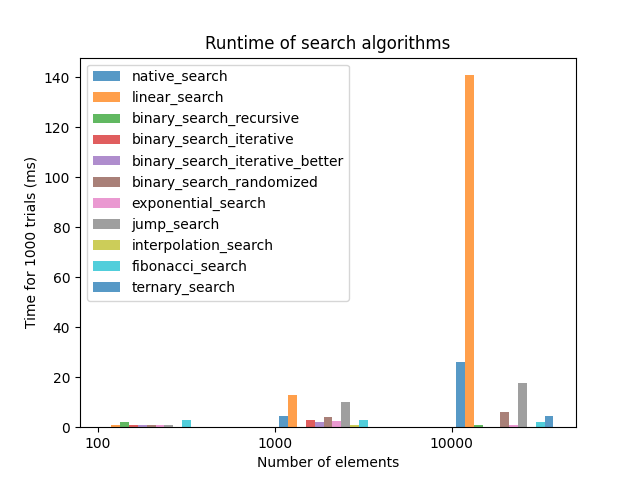

This figure's Python source:
# Analysis of Algorithms (CSCI 323)
# Summer 2024
# Assignment 1 - Empirical Analysis of Search Algorithms
# Sabrina Zheng

# Acknowledgements:
# I worked with class
# I used the following sites


from random import randint
from time import time
import pandas as pd
import math
import matplotlib.pyplot as plt


# [1] Define a function random_list(size) that  returns a list of size random numbers.
def random_list(size):
    numbers = [0] * size
    numbers[0] = randint(1, 100)
    for i in range(1, size):
        numbers[i] = numbers[i - 1] + randint(1, 100)
    return numbers


# [2] Define a function native_search(list, key) that wraps the built-in index function
def native_search(arr, key):
    return arr.index(key)


def linear_search(arr, key):
    for i in range(len(arr)):
        if arr[i] == key:
            return i
    return -1


def binary_search_rec(arr, key, low, high):
    while low <= high:
        mid = low + (high - low) // 2
        if arr[mid] == key:
            return mid
        elif arr[mid] < key:
            low = mid + 1
        else:
            high = mid - 1
    return -1


def binary_search_recursive(arr, key):
    return binary_search_rec(arr, key, 0, len(arr) - 1)


def binary_search_iterative_better(arr, key):
    l = 0
    r = len(arr) - 1
    while r - l > 1:
        m = l + (r - l) // 2
        if arr[m] <= key:
            l = m
        else:
            r = m
    if arr[l] == key:
        return l
    if arr[r] == key:
        return r
    return -1


def binary_search_iterative(arr, key):
    l, r = 0, len(arr) - 1
    while l <= r:
        m = int((l + r) / 2)
        if arr[m] == key:
            return m
        if arr[m] < key:
            l = m + 1
        else:
            r = m - 1
    return -1


def binary_search_randomized_rec(arr, key, l, r):
    if r >= l:
        mid = randint(l, r)
        if arr[mid] == key:
            return mid
        if arr[mid] > key:
            return binary_search_randomized_rec(arr, key, l, mid - 1)
        return binary_search_randomized_rec(arr, key, mid + 1, r)
    return -1


def binary_search_randomized(arr, key):
    return binary_search_randomized_rec(arr, key, 0, len(arr) - 1)


def exponential_search(arr, key):
    n = len(arr)
    if arr[0] == key:
        return 0
    i = 1
    while i < n and arr[i] <= key:
        i = i * 2
    return binary_search_rec(arr, key, i // 2, min(i, n - 1))


def jump_search(arr, key):
    n = len(arr)
    step = math.sqrt(n)
    prev = 0
    while arr[int(min(step, n) - 1)] < key:
        prev = step
        step += math.sqrt(n)
        if prev >= n:
            return -1
    while arr[int(prev)] < key:
        prev += 1
        if prev == min(step, n):
            return -1
    if arr[int(prev)] == key:
        return int(prev)
    return -1


def interpolation_search_rec(arr, key, lo, hi):
    if arr[lo] == arr[hi]:
        if key == arr[lo]:
            return lo
        else:
            return -1
    if lo <= hi and arr[lo] <= key <= arr[hi]:
        pos = int(lo + ((hi - lo) / float(arr[hi] - arr[lo])) * float((key - arr[lo])))
        if arr[pos] == key:
            return pos
        elif arr[pos] < key:
            return interpolation_search_rec(arr, key, pos + 1, hi)
        else:
            return interpolation_search_rec(arr, key, lo, pos - 1)
    return -1


def interpolation_search(arr, key):
    return interpolation_search_rec(arr, key, 0, len(arr) - 1)


def fibonacci_search(arr, key):
    n = len(arr)
    fibMMm2 = 0
    fibMMm1 = 1
    fibM = fibMMm2 + fibMMm1
    while fibM < n:
        fibMMm2 = fibMMm1
        fibMMm1 = fibM
        fibM = fibMMm2 + fibMMm1
    offset = -1
    while fibM > 1:
        i = min(offset + fibMMm2, n - 1)
        if arr[i] < key:
            fibM = fibMMm1
            fibMMm1 = fibMMm2
            fibMMm2 = fibM - fibMMm1
            offset = i
        elif arr[i] > key:
            fibM = fibMMm2
            fibMMm1 = fibMMm1 - fibMMm2
            fibMMm2 = fibM - fibMMm1
        else:
            return i
    if fibMMm1 and arr[n - 1] == key:
        return n - 1
    return -1


def ternary_search_rec(arr, key, l, r):
    if r >= l:
        mid1 = l + (r - l) // 3
        mid2 = r - (r - l) // 3
        if arr[mid1] == key:
            return mid1
        if arr[mid2] == key:
            return mid2
        if key < arr[mid1]:
            return ternary_search_rec(arr, key, l, mid1 - 1)
        elif key > arr[mid2]:
            return ternary_search_rec(arr, key, mid2 + 1, r)
        else:
            return ternary_search_rec(arr, key, mid1 + 1, mid2 - 1)
    return -1


def ternary_search(arr, key):
    return ternary_search_rec(arr, key, 0, len(arr) - 1)


def run_searches(searches, sizes, trials):
    dict_searches = {}
    for search in searches:
        dict_searches[search.__name__] = {}
    for size in sizes:
        for search in searches:
            dict_searches[search.__name__][size] = 0
        for trial in range(1, trials + 1):
            arr = random_list(size)
            idx = randint(0, size - 1)
            key = arr[idx]
            for search in searches:
                start_time = time()
                idx_found = search(arr, key)
                end_time = time()
                if idx_found != idx:
                    print(search.__name__, "wrong index found", arr, idx, idx_found)
                net_time = end_time - start_time
                dict_searches[search.__name__][size] += 1000 * net_time
    return dict_searches


def print_times(dict_searches):
    pd.set_option("display.max_rows", 500)
    pd.set_option("display.max_columns", 500)
    pd.set_option("display.width", 1000)
    df = pd.DataFrame.from_dict(dict_searches).T
    print(df)


# def plot_times(dict_searches, sizes, trials, searches, file_name):
#     search_num = 0
#     plt.xticks([j for j in range(len(sizes))], [str(size) for size in sizes])
#     for search in searches:
#         search_num += 1
#         d = dict_searches[search.__name__]
#         x_axis = [j + 0.05 * search_num for j in range(len(sizes))]
#         y_axis = [d[i] for i in sizes]
#         plt.bar(x_axis, y_axis, width=0.05, alpha=0.75, label=search.__name__)
#     plt.legend()
#     plt.title("Runtime of search algorithms")
#     plt.xlabel("Number of elements")
#     plt.ylabel(f"Time for {trials} trials (ms)")
#     plt.savefig(file_name)
#     plt.show()
#
#
# def main():
#     searches = [native_search, linear_search, binary_search_recursive, binary_search_iterative,
#                 binary_search_iterative_better, binary_search_randomized, exponential_search, jump_search,
#                 interpolation_search, fibonacci_search, ternary_search]
#     size = [100, 1000, 10000]
#     trials = 1000
#     dict_searches = run_searches(searches, size, trials)
#     print_times(dict_searches)
#     plot_times(dict_searches, size, trials, searches, file_name="Assignment1.png")
#
#
# if __name__ == '__main__':
#     main()

def plot_times(desc, dict_algs, sizes, trials, algs, file_name):
    alg_num = 0
    plt.xticks([j for j in range(len(sizes))], [str(size) for size in sizes])
    for alg in algs:
        alg_num += 1
        d = dict_algs[alg.__name__]
        x_axis = [j + 0.05 * alg_num for j in range(len(sizes))]
        y_axis = [d[i] for i in sizes]
        plt.bar(x_axis, y_axis, width=0.05, alpha=0.75, label=alg.__name__)
    plt.legend()
    plt.title(f"Runtime of {desc} algorithms")
    plt.xlabel("Number of elements")
    plt.ylabel(f"Time for {trials} trials (ms)")
    plt.savefig(file_name)
    plt.show()


def main():
    searches = [native_search, linear_search, binary_search_recursive, binary_search_iterative,
                binary_search_iterative_better, binary_search_randomized, exponential_search, jump_search,
                interpolation_search, fibonacci_search, ternary_search]
    size = [100, 1000, 10000]
    trials = 1000
    dict_searches = run_searches(searches, size, trials)
    print_times(dict_searches)
    plot_times("search", dict_searches, size, trials, searches, file_name="Assignment1.png")


if __name__ == '__main__':
    main()
